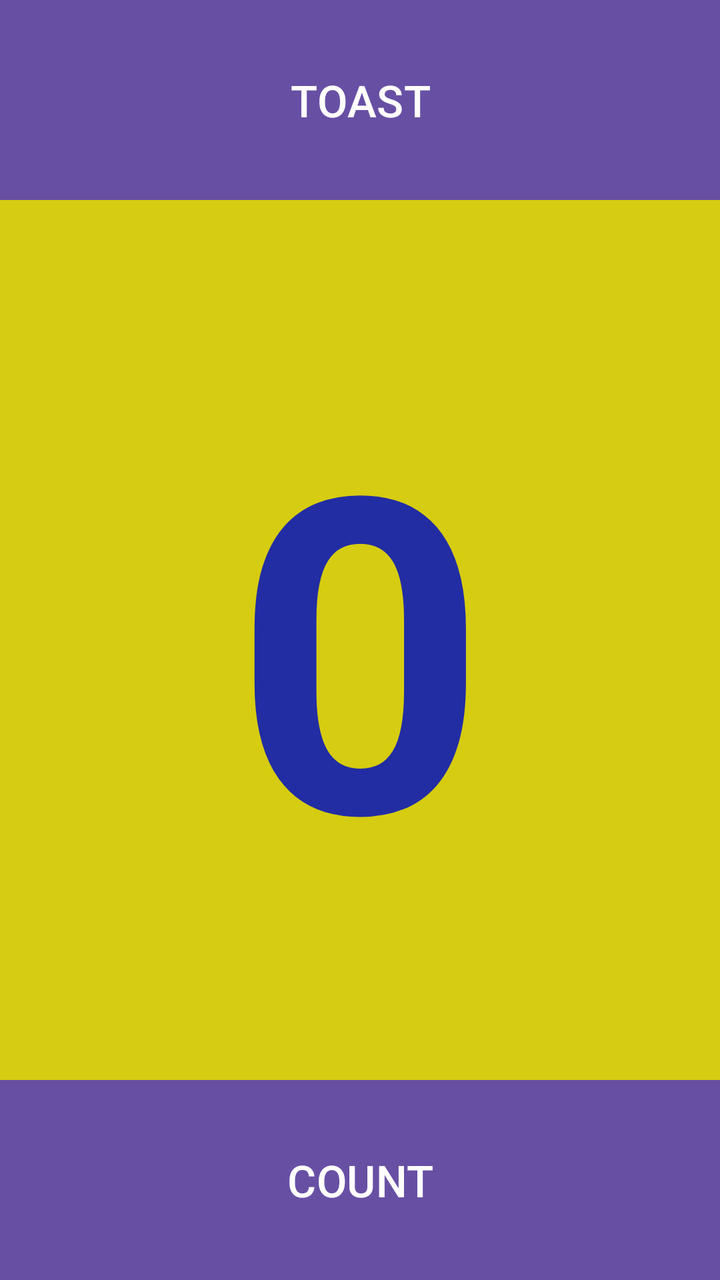
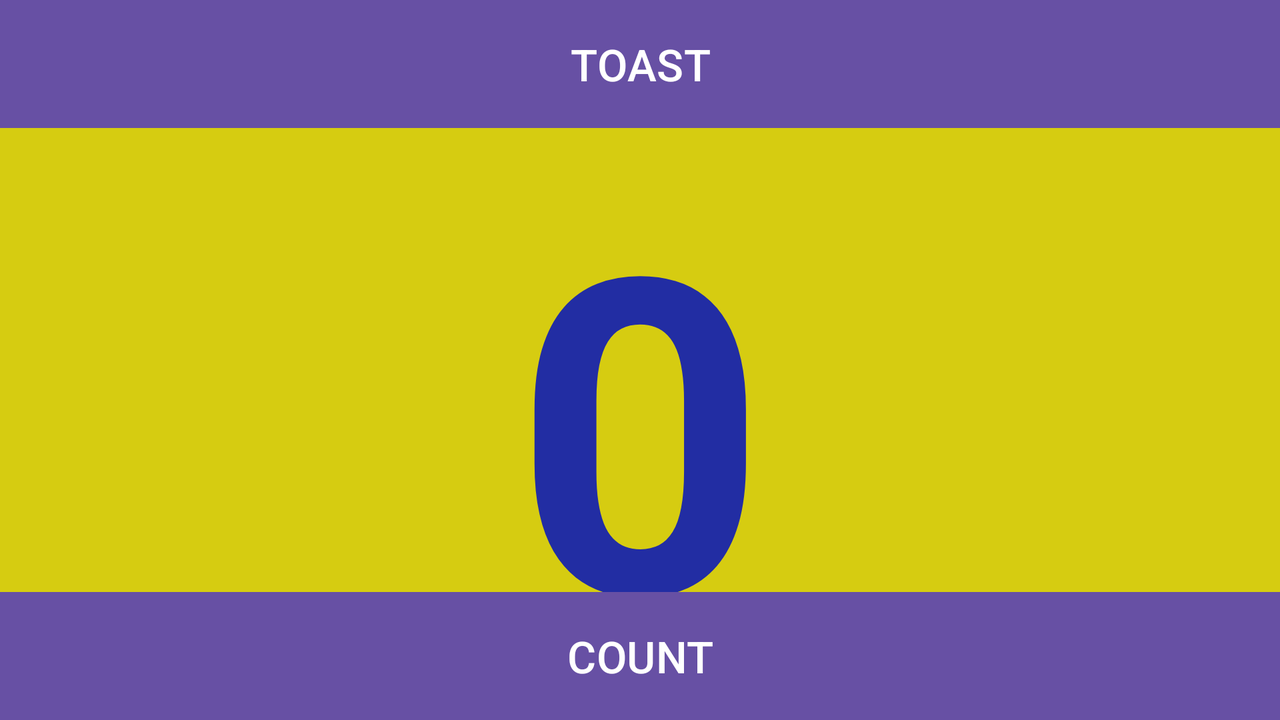

First picture: res/layout/ on a phone held upright. Second picture: the repository's own variant of that layout, on a device whose configuration matches the variant's folder. Source for both follows.
<!-- AndroidManifest.xml: application theme Theme.Hello_Relative -->
<!-- res/layout/activity_main.xml -->
<?xml version="1.0" encoding="utf-8"?>
<RelativeLayout xmlns:android="http://schemas.android.com/apk/res/android"
    android:layout_width="match_parent"
    android:layout_height="match_parent"
    android:orientation="vertical">

    <Button
        android:id="@+id/button"
        android:layout_width="match_parent"
        android:layout_height="100dp"
        android:layout_centerHorizontal="true"
        android:layout_gravity="center_horizontal"
        android:background="#222da3"
        android:text="@string/button_label_toast"
        android:textColor="@color/white"
        android:textSize="22sp" />

    <TextView
        android:id="@+id/textView"
        android:layout_width="match_parent"
        android:layout_height="match_parent"


        android:layout_above="@id/button2"
        android:layout_below="@id/button"

        android:background="#d6cc11"
        android:gravity="center"
        android:text="@string/count_initial_value"
        android:textColor="#222da3"
        android:textSize="@dimen/count_text_size"
        android:textStyle="bold" />

    <Button
        android:id="@+id/button2"
        android:layout_width="match_parent"
        android:layout_height="100dp"
        android:layout_alignParentBottom="true"
        android:background="#222da3"
        android:text="@string/button_label_count"
        android:textColor="@color/white"
        android:textSize="22sp" />

</RelativeLayout>
<!-- resources referenced by this layout -->
<resources>
  <dimen name="count_text_size">220sp</dimen>
  <string name="button_label_count">COUNT</string>
  <string name="button_label_toast">TOAST</string>
  <string name="count_initial_value">0</string>
  <style name="Theme.Hello_Relative" parent="Base.Theme.Hello_Relative" />
  <style name="Base.Theme.Hello_Relative" parent="Theme.Material3.DayNight.NoActionBar">
          
          
      </style>
</resources>
<!-- res/layout-land/activity_main.xml (the repository's variant of the layout above) -->
<!-- drawn on the phone turned sideways -->
<?xml version="1.0" encoding="utf-8"?>
<RelativeLayout xmlns:android="http://schemas.android.com/apk/res/android"
    android:layout_width="match_parent"
    android:layout_height="match_parent"
    android:orientation="horizontal" >

    <Button
        android:id="@+id/button"
        android:layout_width="match_parent"
        android:layout_height="64dp"
        android:layout_centerHorizontal="true"
        android:layout_gravity="center_horizontal"
        android:background="#222da3"
        android:text="@string/button_label_toast"
        android:textColor="@color/white"
        android:textSize="22sp" />

    <TextView
        android:id="@+id/textView"
        android:layout_width="match_parent"
        android:layout_height="274dp"

        android:layout_above="@id/button2"
        android:layout_below="@id/button"

        android:background="#d6cc11"
        android:gravity="center"
        android:text="@string/count_initial_value"
        android:textColor="#222da3"
        android:textSize="@dimen/count_text_size"
        android:textStyle="bold" />

    <Button
        android:id="@+id/button2"
        android:layout_width="match_parent"
        android:layout_height="64dp"
        android:layout_alignParentBottom="true"
        android:background="#222da3"
        android:text="@string/button_label_count"
        android:textColor="@color/white"
        android:textSize="22sp" />

</RelativeLayout>
